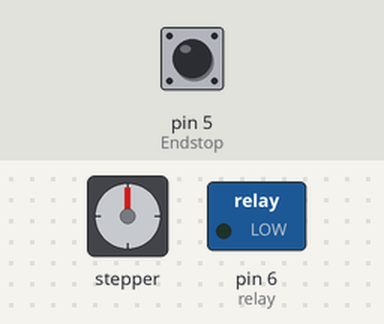
Simulated run of this sketch. Board: Arduino Uno, built with avr-gcc and run on an emulated ATmega328P. Parts: stepper motor, switched loads named in the sketch (green lamp = pin HIGH). Wiring (inferred from the names in the program): stepper motor driver (200 steps per turn assumed): step pin 7; direction pin 8; enable pin 9. The test bench sets the inputs (shaded band); at power-on: pin 5 (Endstop) HIGH. The local clock reads 2024-03-15 10:24:30 at power-on unless the sketch sets it; pins used as bus, display or sensor lines are not drawn; what the sketch prints to the serial monitor is not drawn.

Above: at 3.2 s.
At 11.1 s:
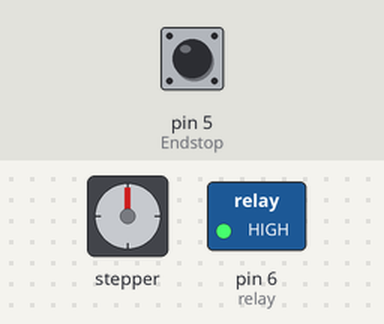
Timing chart, 0 to 12.6 s (numbered marks = the images above):
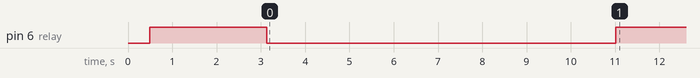

Measured:
- by itself, pin 6 (relay): HIGH → LOW at 3.1 s, → HIGH 7.9 s later

The sketch:

hi-res_sim_1HOUR_final_noremote.ino
```cpp
//  _  _ _                  ___ ___ __  __
// | || (_)___ _ _ ___ ___ / __|_ _|  \/  |
// | __ | |___| '_/ -_|_-< \__ \| || |\/| |
// |_||_|_|   |_| \___/__/ |___/___|_|  |_|
//
// # # # # # 1 HOUR Version. 3 # # # # #

//!!!UPDATE!!!
// 2022.03.31
// 1. 리미트스위치를 장착했음; 5번 핀에 장착되었으며 스위치가 눌릴 경우 정지함
// 2. 올라오는 양을 구분해놨음.

// 2022.04.05
// 1. 내려왔다 올라오는 걸로 수정완료했음.
// 2. DELAY_DIVER 변수 추가했음(수정하면 내려가서 얼마나 기다리는가 정할 수 있음)
//    1000이 1초임.

// 2022.04.13
// 1. i값 자료형을 unsigned long으로 바꾸어줫음. 왜냐면 부호가 필요 없기 때문 그만큼의 자료형 범위를 확보하기 위함임. 그러니까 음수는 사용할수 없음.
// 2. setnum을 DIVER_DOWN으로 교체하였음. 함수명만 고쳣고 기능은 동일함.

// 2022.04.21
// 1. 시작 시 다이버를 끌어올려서 영점을 잡도록 순서 바꿧음

// 2022.12.10
// 1. 형상 업데이트.
// 2. 리모콘 죽였음.(삼고빔)


#include <IRremote.hpp>
#include <Wire.h>
#include "RTClib.h" //rtc library

IRrecv irrecv(10);//IR 리시버 핀은 10번임.
decode_results results;


int LEVEL = 0; //설정단계선언플래그. 0은 시작, 1은 깊이설정, 2는 모드설정, 3은 시간설정, 4는 작동
//stepper input
int PUL=7; //define Pulse pin
int DIR=8; //define Direction pin
int ENA=9; //define Enable Pin

//endstop
const int Endstop = 5;

bool isRemote = false; //리모컨으로 조종하고 있는가?
bool isDown = false; //모드 1 선택시 편도 작동을 위한 선언문. false 이면 내려가고 true 이면 올라옴. [기본값 = true]
bool isWaiting = true; //다음 시간까지 기다려야하는가? [기본값 : true]
bool isTime = false;

int relay = 6;

// = = = = = = = = = = = = = = = = = = = = = = = = = 이 박스 안에 있는 값들은 실제 움직임에 영향을 주는 변수들임.

long mdil = 1000;           //이거 조절하면 속도가 조절됨
int t_correction = 9;       //초 단위 보정을 한번에~~~~

long       DIVER_DOWN = 77000;         //이거 조절하면 회전수 조절됨
const long DIVER_UP = 100000; // 끌어올리는 양
const long DIVER_ZERO = 1000; //스탑 한 이후 조금 내려갈 양

const int DELAY_DIVER = 3000; //다이버가 내려갔다가 올라오기까지 기다릴 시간

int updown = 500;           //이거 조절하면 위아래 내리는거 가능, 500=10cm
// = = = = = = = = = = = = = = = = = = = = = = = = =

int N = 0; //1분

RTC_DS3231 rtc;//rtc 선언


void setup()
{
  pinMode (relay, OUTPUT);
  pinMode (PUL, OUTPUT);
  pinMode (DIR, OUTPUT);
  pinMode (ENA, OUTPUT);
  pinMode (Endstop, INPUT_PULLUP);

  Serial.begin(9600);


  rtc.begin();
  Serial.print("\n\n\n# # # # # # # # # # # #\n");
  Serial.print("HI-res SIM\n");
  Serial.print("# # # # # # # # # # # #\n");
  Serial.print("# # # # # 1 HOUR Version. 20220421 # # # # #\n \n \n");


  Serial.print("= = = = = = = = = = = = = = = = = = = = = = = \n");
  Serial.print("Initializing Hi-res SIM \n");
  Serial.print("1. getting time data from connected pc");

  // rtc.adjust로 정해진 시간은 "컴파일 시간입니다"
  // 따라서 컴파일 땡 하는 순간의 시간을 잡게 되므로, 컴파일 이후 시간 연산이 안되는 동안에는 시간이 밀릴 수 밖에 없으니
  // 딜레이를 넣어 약간의 오차보정을 잡아줍니다.


  delay(300); //3초간 대기 // 시작시간 오차 잡는데 사용

    //rtc.adjust(DateTime(F(__DATE__), F(__TIME__))); //컴퓨터 시간 끌어다 씀. 시간 재설정할때 주석 풀것.
    rtc.adjust(DateTime(2022,3,13,19,59,40)); //수동(yyyy, mm , dd, hh, mm, ss)

  Serial.print("= = = = = = = = = = = = = = = = = = = = = = = \n");
  Serial.print("2. Initializing position : CRANK UP in process\n");
  goingUp(); //스탑센서 닿을 때 까지 끌어올리기

  irrecv.enableIRIn(); //IR수신시작
}


// = = = = = = = = = = = = = = = = = = = = = = = = = = = = = = = = = = = = = = = = = = = = = 모터 움직이는 코드
void goingDown() {
  digitalWrite(ENA,HIGH);
  digitalWrite(relay, HIGH);


  Serial.println("모터가 내려갈거임");


  delay(5000);
  for (unsigned long i=0; i<=DIVER_DOWN; i++)   //i 값이 클 수록 많이 내려가고 작을 수록 조금 내려감
  {

    digitalWrite(DIR,HIGH); //LOW면 올라가고 HIGH면 내려감
    digitalWrite(PUL,HIGH);
    delayMicroseconds(mdil); //속도조절 -> 값이 낮을 수록 빠름
    digitalWrite(PUL,LOW);
    delayMicroseconds(mdil); //속도조절 -> 값이 낮을 수록 빠름
  }
  delay(200);
  digitalWrite(relay, LOW);
  digitalWrite(ENA,LOW);
}


void goingUp() {
  digitalWrite(ENA,HIGH);
  digitalWrite(relay, HIGH);


  Serial.println("모터가 올라갈거임");


  delay(200);
  for (unsigned long i=0; i<=DIVER_UP; i++)   //i 값이 클 수록 많이 내려가고 작을 수록 조금 내려감
  {

    digitalWrite(DIR,LOW); //LOW면 올라가고 HIGH면 내려감
    digitalWrite(PUL,HIGH);
    delayMicroseconds(mdil); //속도조절 -> 값이 낮을 수록 빠름
    digitalWrite(PUL,LOW);
    delayMicroseconds(mdil); //속도조절 -> 값이 낮을 수록 빠름

    if (digitalRead(Endstop) == true)

    {
      break;
    }
  }

  delay(200);
  //정지 후 내려갈 양
    for (unsigned long i=0; i<=DIVER_ZERO; i++)
  {

    digitalWrite(DIR,HIGH); //LOW면 올라가고 HIGH면 내려감
    digitalWrite(PUL,HIGH);
    delayMicroseconds(mdil); //속도조절 -> 값이 낮을 수록 빠름
    digitalWrite(PUL,LOW);
    delayMicroseconds(mdil); //속도조절 -> 값이 낮을 수록 빠름
  }

  delay(200);
  digitalWrite(relay, LOW);
  digitalWrite(ENA,LOW);
}
// = = = = = = = = = = = = = = = = = = = = = = = = = = = = = = = = = = = = = = = = = = = = = 모터 움직이는 코드 끗


// = = = = = = = = = = = = = = = = = = = = = = = = = = = = = = = = = = = = = = = = = = 모터 스케줄러(건들면망함)
void loop()
{
  DateTime now = rtc.now();
  DateTime correct (now + TimeSpan(0,0,0,t_correction)); //시간오차 보정; 일,시간,분,초

//======리모컨 신호 받는 부분
//  switch(isRemote)
//  {
//    case true :
//    Serial.print("Remote Adjust mode\n");
//    Serial.print("Push 'up' arrow to  crank up, 'down' arrow to crank down, 'OK' for confirm.");
//      while (isRemote == true) //리모트 선언이 false가 될 때 까지. *은 ff6897이고 #은 FFB04F임 위는 FF18E7이고 아래는 FF4AB5 OK는 FF38C7
//      {
//        digitalWrite(ENA,HIGH);
//        digitalWrite(relay, HIGH); //스텝모터 잠금해제
//
//        if(irrecv.decode(&results)) //리모컨 시그널 받기
//        {
//          Serial.println(results.value, HEX);
//          irrecv.resume();
//
//          if (results.value == 0xFF4AB5)
//          {
//            Serial.print("weeeeee");
//            for(int crankup = 0; crankup <= updown; crankup++)
//            {
//              digitalWrite(DIR,HIGH); //LOW면 올라가고 HIGH면 내려감
//              digitalWrite(PUL,HIGH);
//              delayMicroseconds(300); //속도조절 -> 값이 낮을 수록 빠름
//              digitalWrite(PUL,LOW);
//              delayMicroseconds(300); //속도조절 -> 값이 낮을 수록 빠름
//            }
//          }
//
//          if (results.value == 0xFF18E7)
//          {
//            Serial.print("weeeeee");
//            for(int crankdown = 0; crankdown <= updown; crankdown++)
//            {
//              digitalWrite(DIR,LOW); //LOW면 올라가고 HIGH면 내려감
//              digitalWrite(PUL,HIGH);
//              delayMicroseconds(300); //속도조절 -> 값이 낮을 수록 빠름
//              digitalWrite(PUL,LOW);
//              delayMicroseconds(300); //속도조절 -> 값이 낮을 수록 빠름
//            }
//          }
//
//
//        } //리모컨 시그널 받기 끝
//
//        if(results.value == 0xFF38C7) //OK 버튼 신호가 들어오면
//        {
//          digitalWrite(ENA,LOW);
//          digitalWrite(relay, LOW); //스텝모터 꺼버려
//
//          isRemote = false; //리모컨 조종을 꺼버림. 이제 본 작동으로 넘어갈거임
//          break;
//        }
//      }
//
//      default:
//        break;
//  }

  if(correct.minute() == 0 and correct.second() == 0)
  {
    isTime = true;
  }else{
    isTime = false;
  }


  // = = = = = = = = = = = = = = = = = 본 작동 코드

  switch(isWaiting)
  {
    case true :
            DateTime now = rtc.now();
            DateTime correct (now + TimeSpan(0,0,0,t_correction));
        while (isTime != true) //정시가 될 때 까지 while문 반

        {

            DateTime now = rtc.now();
            DateTime correct (now + TimeSpan(0,0,0,t_correction)); //시간오차 보정; 일,시간,분,초


            Serial.print(correct.hour());
            Serial.print(":");
            Serial.print(correct.minute());
            Serial.print(":");
            Serial.print(correct.second());
            Serial.print("/");
            Serial.print(N);
            Serial.print("\n");
            //시간이나 띄울거임

              if(correct.minute() == 0 and correct.second() == 0)
                {
                  isTime = true;
                }else{
                  isTime = false;
                }


            if(isTime == true) //정시가되면
            {
              isWaiting = false; //시간이 되었으니 움직여야지
              break; //탈출~~~~~~~~~~~~~~~~~~~~~
            }
        }

        //N++; //1분증가


        if (N == 60)
        {
          N = 0; //60분이 되면 N은 다시 0으로 돌아갈거임.
        }

        break;            //구문종료

    case false :
        break; //구문종료; 작동시작

  }
  // = = = = = = = = = = = = = = = = = 기다려야하는지 판단(종료)


  // = = = = = = = = = = = = = = = = = 움직여야하는지 판단

  switch(isDown)
  {
    case false :          //내려가야하면
        goingDown();  //내려
        delay(DELAY_DIVER);
        goingUp();
        isWaiting = true;  //기다려야 함을 선언
        isDown = true; //내려왔음을 선언

        break;  //실행했으니 꺼져

    case true :           //올라가야하면
        goingDown();
        delay(DELAY_DIVER);
        goingUp();  //올려
        isWaiting = true;
        isDown = false; //올라왔음을 선언

        break; //실행했으니 꺼져
  }
  // = = = = = = = = = = = = = = = = = 움직여야하는지 판단(종료)

}
// = = = = = = = = = = = = = = = = = = = = = = = = = = = = = = = = = = = = = = = = = = 모터 스케줄러(끝)
```
